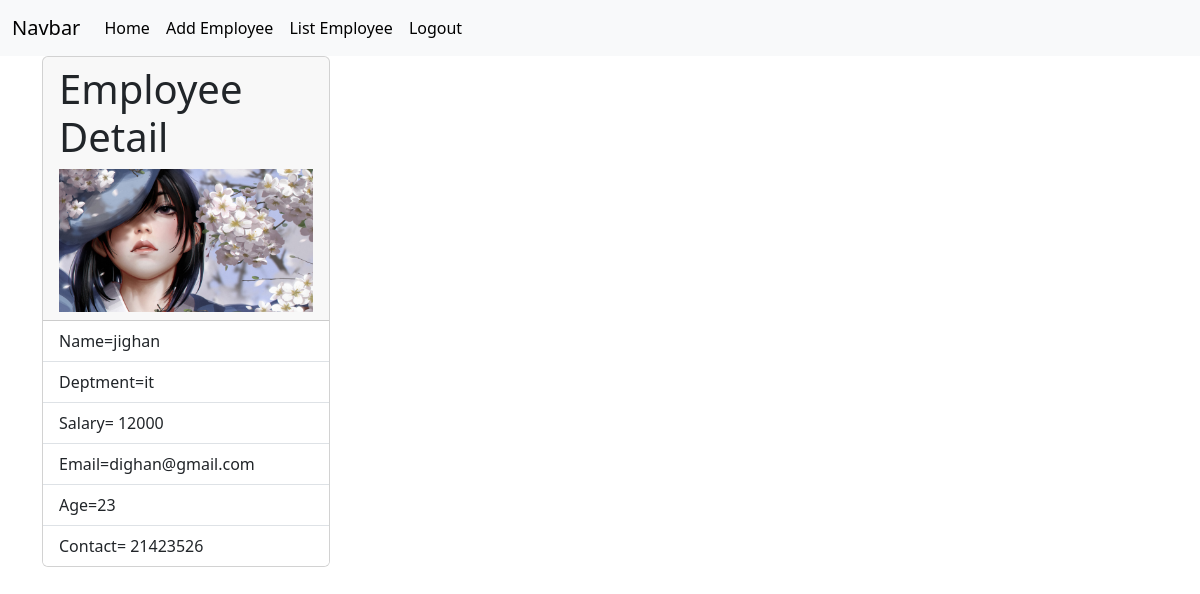
The page /employees/8 (signed in) on the database its author committed.
### crm/models.py (models this page shows, shortened)
class Employees(models.Model):
    name=models.CharField(max_length=200)
    department=models.CharField(max_length=200)
    salary=models.PositiveIntegerField()
    email=models.EmailField(unique=True)
    age=models.PositiveIntegerField()
    contact=models.CharField(null=True,max_length=200)
    image=models.ImageField(upload_to="images",null=True,blank=True)
    dob=models.DateField(null=True,blank=True)

### crm/views.py (the view)
# urls.py: path("employees/<int:pk>",views.EmployeeDetailView.as_view(),name="emp-detail"),
@method_decorator(signin_required,name="dispatch")
class EmployeeDetailView(View):
          def get(self,request,*args,**kwargs):
               print(kwargs) #{"pk":6}
               id=kwargs.get("pk") #pk ne matram edukkan
               qs=Employees.objects.get(id=id)
               return render(request,"emp_detail.html",{"data":qs})

### crm/views.py (called while the page is built)
def signin_required(fn):
     def wrapper(request,*args,**kwargs):
       if not request.user.is_authenticated:
          messages.error(request,"invalid session")
          return redirect('signin')
       else:
          return fn(request,*args,**kwargs)
     return wrapper

### crm/templates/emp_detail.html
{%extends 'base.html'%}
{%block body_block%}
    <div class="container d-flex justify-content-centre">
        <div>
            <div class="card" style="width: 18rem;">
                <div class="card-header">
                <h1> Employee Detail</h1>
                <div>
                  {%if data.image%}
                  <img src="{{data.image.url}}" alt="" width="100%">
                  {%endif%}
                </div>
                </div>
                <ul class="list-group list-group-flush">
                  <li class="list-group-item">Name={{data.name}}</li>
                  <li class="list-group-item">Deptment={{data.department}}</li>
                  <li class="list-group-item">Salary= {{data.salary}}</li>
                  <li class="list-group-item">Email={{data.email}}</li>
                  <li class="list-group-item">Age={{data.age}}</li>
                  <li class="list-group-item">Contact= {{data.contact}}</li>
                </ul>
              </div>
        </div>
    </div>
    {%endblock%}

### rows shown on the page
Employees: image (picture), name "jighan", department "it", salary "12000", email "dighan@gmail.com", age "23", contact "21423526"
